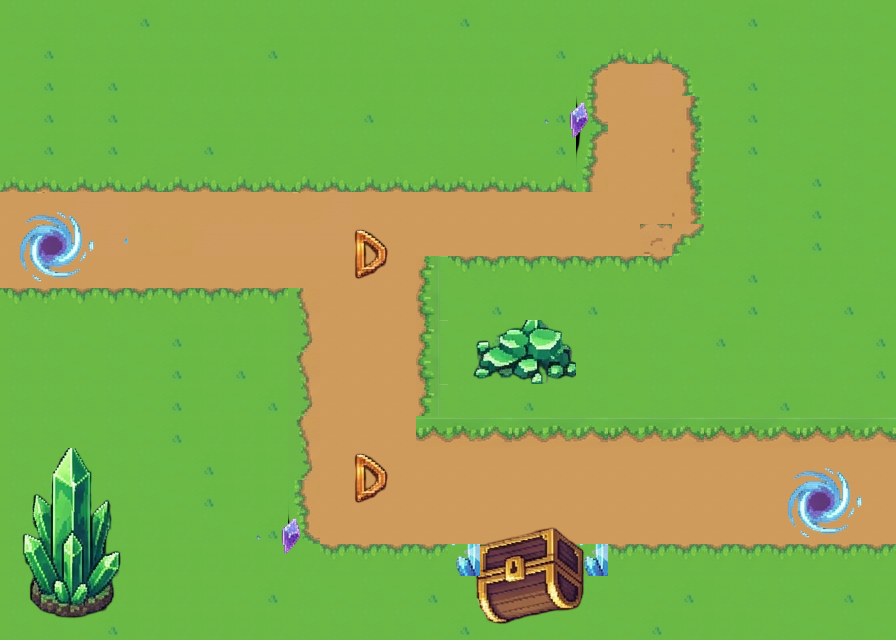

The image is a tile-based game level rendered from a .tmx file. Its description and complete source (layers, tilesets, objects, tile grids) follow:
An orthogonal 28x20 tile map with 32x32 px tiles, 4 tile layers (Tile Layer 1, Tile Layer 2, Tile Layer 3, Portals), 2 tilesets and 13 objects (entry, exit).

<map version="1.10" tiledversion="1.12.1" orientation="orthogonal" renderorder="right-down" width="28" height="20" tilewidth="32" tileheight="32" infinite="0" nextlayerid="12" nextobjectid="69">
 <tileset firstgid="1" source="tileset1.tsx" />
 <tileset firstgid="1033" source="tileset2.tsx" />
 <layer id="1" name="Tile Layer 1" width="28" height="20">
  <data encoding="csv">
49,49,49,50,51,49,49,49,49,49,49,49,49,50,51,49,49,49,49,49,49,49,50,51,52,49,49,50,
50,51,49,49,49,49,49,50,51,52,52,52,49,49,49,49,50,51,52,49,49,49,49,50,49,49,49,50,
50,51,52,51,52,52,52,52,52,52,52,52,52,52,52,52,52,52,1073742042,177,177,49,50,51,49,50,49,50,
50,51,52,51,52,49,49,49,49,49,50,51,52,49,49,49,50,51,1073741999,177,177,49,50,51,49,50,49,50,
50,51,52,51,52,50,51,52,52,49,49,49,49,49,49,49,50,51,175,177,177,49,50,51,49,50,49,50,
92,92,91,92,93,91,92,93,92,93,92,91,92,93,96,96,96,95,218,177,177,49,50,49,50,51,49,50,
177,178,179,180,177,177,177,177,177,178,179,177,177,177,177,177,177,177,177,177,177,49,50,49,50,51,49,50,
177,178,179,179,866,178,179,180,180,180,180,177,177,177,177,177,177,177,177,177,177,49,49,49,50,51,49,50,
177,177,177,177,177,177,177,177,177,177,177,177,177,49,49,50,51,49,50,51,52,49,50,51,52,52,52,49,
49,50,49,50,49,50,51,52,52,350,177,177,177,49,50,51,52,52,51,52,52,49,50,51,49,50,51,52,
49,49,50,49,50,51,52,52,52,393,177,177,177,49,50,51,52,52,49,49,49,50,51,52,49,49,50,51,
49,49,50,49,50,51,52,51,52,350,177,177,177,49,49,49,49,49,49,50,49,50,49,49,49,49,50,51,
49,49,49,49,50,51,52,50,51,393,177,177,177,49,49,50,51,52,49,50,49,49,49,50,51,52,49,50,
49,49,50,49,50,51,52,52,52,350,177,177,177,49,50,51,52,52,52,52,49,50,51,52,52,52,49,50,
49,50,51,49,49,50,51,52,52,393,177,177,177,177,177,177,177,177,177,177,177,177,177,177,177,177,177,177,
49,49,49,49,49,50,51,52,52,1073742042,177,177,177,177,177,177,177,177,177,177,177,177,177,177,177,177,177,177,
49,50,51,52,52,52,49,50,51,1073741999,177,177,177,177,177,177,177,177,177,177,177,177,177,177,177,177,177,177,
49,49,50,51,52,52,52,52,52,52,49,49,49,50,51,52,177,177,49,50,51,49,50,49,49,49,50,51,
49,50,51,52,52,52,52,50,51,49,50,49,50,51,52,52,177,177,49,49,50,51,52,49,49,50,51,52,
49,49,50,51,52,52,52,52,52,49,49,49,49,50,51,52,50,50,49,50,51,52,52,52,49,50,49,50
</data>
 </layer>
 <layer id="2" name="Tile Layer 2" width="28" height="20">
  <data encoding="csv">
0,0,0,0,0,0,0,0,0,0,0,0,0,0,0,0,0,0,0,0,0,0,0,0,0,0,0,0,
0,0,0,0,0,0,0,0,0,0,0,0,0,0,0,0,0,0,50,94,95,0,0,0,0,0,0,0,
0,0,0,0,0,0,0,0,0,0,0,0,0,0,0,0,0,0,175,0,179,2147483823,0,0,0,0,0,0,
0,0,0,0,0,0,0,0,0,0,0,0,0,0,0,0,0,0,0,0,0,2147484339,0,0,0,0,0,0,
0,0,0,0,0,0,0,0,0,0,0,0,0,0,0,0,0,0,0,0,0,2147484382,0,0,0,0,0,0,
0,0,0,0,0,0,0,0,0,0,0,0,0,0,0,0,0,0,0,0,0,2147484339,0,0,0,0,0,0,
0,0,0,0,0,0,0,0,0,0,0,0,0,0,0,0,0,0,0,0,0,2147484382,0,0,0,0,0,0,
0,0,0,0,0,0,0,0,0,0,0,0,0,0,0,0,0,0,0,0,135,3758096517,0,0,0,0,0,0,
0,0,0,0,0,0,0,0,0,0,0,0,0,608,1073741917,1073741918,1073741919,1073741917,1073741918,1073741919,1073741917,53,0,0,0,0,0,0,
1073741917,1073741918,1073741919,1073741919,1073741918,1073741919,1073741917,1073741918,1073741919,0,0,0,0,651,0,0,0,0,0,0,0,0,0,0,0,0,0,0,
0,0,0,0,0,0,0,0,0,0,0,0,0,608,1350,1351,1352,1353,0,0,0,0,0,0,0,0,0,0,
0,0,0,0,0,0,0,0,0,0,0,0,0,651,1394,1395,1396,1397,0,0,0,0,0,0,0,0,0,0,
0,0,0,0,0,0,0,0,0,0,0,0,0,608,0,0,0,0,0,0,0,0,0,0,0,0,0,0,
0,0,0,0,0,0,0,0,0,0,0,0,0,781,782,783,781,782,783,781,782,783,781,782,783,781,782,783,
1532,1533,1534,1535,0,0,0,0,0,0,0,0,0,0,0,0,0,0,0,0,0,0,0,0,0,0,0,0,
1576,1577,1578,1579,0,0,0,0,0,0,0,0,0,0,0,0,0,0,0,0,0,0,0,0,0,0,0,0,
1620,1621,1622,1623,0,0,0,0,0,0,0,0,0,0,1073743595,1073743596,1073743597,1073743598,1073743599,0,0,0,0,0,0,0,0,0,
1664,1665,1666,1667,0,0,0,0,0,0,1073741916,1073741916,1073741916,1073741916,1073743551,1073743552,1073743553,1073743554,1073743555,1073741916,1073741916,1073741916,1073741916,1073741916,1073741916,1073741916,1073741916,1073741916,
1708,1709,1710,1711,0,0,0,0,0,0,0,0,0,0,1073743507,1073743508,1073743509,1073743510,1073743511,0,0,0,0,0,0,0,0,0,
1752,1753,1754,1755,0,0,0,0,0,0,0,0,0,0,1073743463,1073743464,1073743465,1073743466,1073743467,0,0,0,0,0,0,0,0,0
</data>
 </layer>
 <layer id="3" name="Tile Layer 3" width="28" height="20">
  <data encoding="csv">
0,0,0,0,0,0,0,0,0,0,0,0,0,0,0,0,0,0,0,0,0,0,0,0,0,0,0,0,
0,0,0,0,0,0,0,0,0,0,0,0,0,0,0,0,0,0,0,0,0,0,0,0,0,0,0,0,
0,0,0,0,0,0,0,0,0,0,0,0,0,0,0,0,0,0,0,0,0,0,0,0,0,0,0,0,
0,0,0,0,0,0,0,0,0,0,0,0,0,0,0,0,0,848,849,0,0,0,0,0,0,0,0,0,
0,0,0,0,0,0,0,0,0,0,0,0,0,0,0,0,0,891,892,0,0,0,0,0,0,0,0,0,
0,0,0,0,0,0,0,0,0,0,0,0,0,0,0,0,0,0,0,0,0,0,0,0,0,0,0,0,
0,0,0,0,0,0,0,0,0,0,0,0,0,0,0,0,0,0,0,0,0,0,0,0,0,0,0,0,
0,0,0,0,0,692,0,0,0,0,1992,1993,1994,0,0,0,0,0,0,0,0,0,0,0,0,0,0,0,
0,0,0,0,0,0,0,0,0,0,2036,2037,2038,0,0,0,0,0,0,0,0,0,0,0,0,0,0,0,
0,0,0,0,0,0,0,0,0,0,0,0,0,0,0,0,0,0,0,0,0,0,0,0,0,0,0,0,
0,0,0,0,0,0,0,0,0,0,0,0,0,0,0,0,0,0,0,0,0,0,0,0,0,0,0,0,
0,0,0,0,0,0,0,0,0,0,0,0,0,0,0,0,0,0,0,0,0,0,0,0,0,0,0,0,
0,0,0,0,0,0,0,0,0,0,0,0,0,0,0,0,0,0,0,0,0,0,0,0,0,0,0,0,
0,0,0,0,0,0,0,0,0,0,0,0,0,0,0,0,0,0,0,0,0,0,0,0,0,0,0,0,
0,0,0,0,0,0,0,0,0,0,1992,1993,1994,0,0,0,0,0,0,0,0,0,0,0,0,0,0,0,
0,0,0,0,0,0,0,0,0,0,2036,2037,2038,0,0,0,0,0,0,0,0,0,0,0,0,0,0,0,
0,0,0,0,0,0,0,0,848,849,0,0,0,0,0,0,0,0,0,0,0,0,0,0,0,0,0,0,
0,0,0,0,0,0,0,0,891,892,0,0,0,0,987,0,0,0,987,0,0,0,0,0,0,0,0,0,
0,0,0,0,0,0,0,0,0,0,0,0,0,0,0,0,0,0,0,0,0,0,0,0,0,0,0,0,
0,0,0,0,0,0,0,0,0,0,0,0,0,0,0,0,0,0,0,0,0,0,0,0,0,0,0,0
</data>
 </layer>
 <layer id="7" name="Portals" width="28" height="20">
  <data encoding="csv">
0,0,0,0,0,0,0,0,0,0,0,0,0,0,0,0,0,0,0,0,0,0,0,0,0,0,0,0,
0,0,0,0,0,0,0,0,0,0,0,0,0,0,0,0,0,0,0,0,0,0,0,0,0,0,0,0,
0,0,0,0,0,0,0,0,0,0,0,0,0,0,0,0,0,0,0,0,0,0,0,0,0,0,0,0,
0,0,0,0,0,0,0,0,0,0,0,0,0,0,0,0,0,0,0,0,0,0,0,0,0,0,0,0,
0,0,0,0,0,0,0,0,0,0,0,0,0,0,0,0,0,0,0,0,0,0,0,0,0,0,0,0,
0,0,0,0,0,0,0,0,0,0,0,0,0,0,0,0,0,0,0,0,0,0,0,0,0,0,0,0,
37,38,39,40,0,0,0,0,0,0,0,0,0,0,0,0,0,0,0,0,0,0,0,0,0,0,0,0,
80,81,82,83,0,0,0,0,0,0,0,0,0,0,0,0,0,0,0,0,0,0,0,0,0,0,0,0,
123,124,125,126,0,0,0,0,0,0,0,0,0,0,0,0,0,0,0,0,0,0,0,0,0,0,0,0,
0,0,0,0,0,0,0,0,0,0,0,0,0,0,0,0,0,0,0,0,0,0,0,0,0,0,0,0,
0,0,0,0,0,0,0,0,0,0,0,0,0,0,0,0,0,0,0,0,0,0,0,0,0,0,0,0,
0,0,0,0,0,0,0,0,0,0,0,0,0,0,0,0,0,0,0,0,0,0,0,0,0,0,0,0,
0,0,0,0,0,0,0,0,0,0,0,0,0,0,0,0,0,0,0,0,0,0,0,0,0,0,0,0,
0,0,0,0,0,0,0,0,0,0,0,0,0,0,0,0,0,0,0,0,0,0,0,0,0,0,0,0,
0,0,0,0,0,0,0,0,0,0,0,0,0,0,0,0,0,0,0,0,0,0,0,0,37,38,39,0,
0,0,0,0,0,0,0,0,0,0,0,0,0,0,0,0,0,0,0,0,0,0,0,0,80,81,82,0,
0,0,0,0,0,0,0,0,0,0,0,0,0,0,0,0,0,0,0,0,0,0,0,0,123,124,125,0,
0,0,0,0,0,0,0,0,0,0,0,0,0,0,0,0,0,0,0,0,0,0,0,0,0,0,0,0,
0,0,0,0,0,0,0,0,0,0,0,0,0,0,0,0,0,0,0,0,0,0,0,0,0,0,0,0,
0,0,0,0,0,0,0,0,0,0,0,0,0,0,0,0,0,0,0,0,0,0,0,0,0,0,0,0
</data>
 </layer>
 <objectgroup id="10" name="Portal_Rects">
  <object id="66" name="entry" x="20.4511" y="214.135" width="73.3835" height="63.7594" />
  <object id="68" name="exit" x="784.158" y="468.368" width="74.5864" height="63.7594" />
 </objectgroup>
 <objectgroup id="4" name="Boundaries">
  <object id="2" x="1.20301" y="162.406" width="587.068" height="26.4662" />
  <object id="3" x="434.285" y="258.647" width="264.662" height="26.4662" />
  <object id="4" x="420.451" y="406.617" width="505.264" height="26.4662" />
  <object id="5" x="2.40577" y="291.128" width="291.128" height="26.4662" />
  <object id="6" x="589.474" y="546.962" width="336.842" height="26.4662" />
  <object id="7" x="303.158" y="547.368" width="173.233" height="26.4662" />
  <object id="8" x="275.489" y="321.203" width="25.2632" height="252.632" />
  <object id="9" x="564.015" y="55.3381" width="25.2632" height="105.865" />
  <object id="10" x="697.143" y="57.1427" width="25.2632" height="227.369" />
  <object id="11" x="424.06" y="284.511" width="20.4512" height="119.098" />
  <object id="12" x="566.015" y="58.3457" width="25.2632" height="155.188" rotation="-90" />
 </objectgroup>
 <objectgroup id="11" name="Covering_Tiles" />
</map>
